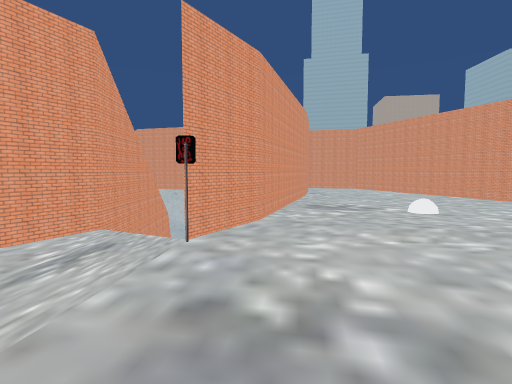
view 1 (above)

17 first-person views from a walk through a 3-D level made in the Unity game engine. The camera is 1.5 m above the floor, tilts 4° down and sees 80° across. The floor is counted in squares, 1 m on a side. Each view is taken from the middle of a square. On the plan, view 1 faces up. The plan holds only what a view shows up to about 15 squares ahead; the rest is blank. The place goes on beyond the plan. Some animated figures are left out.

view 2
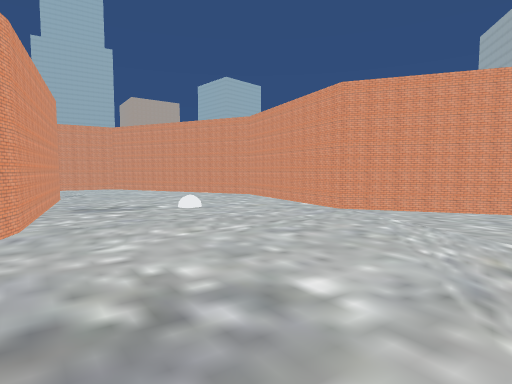

view 3
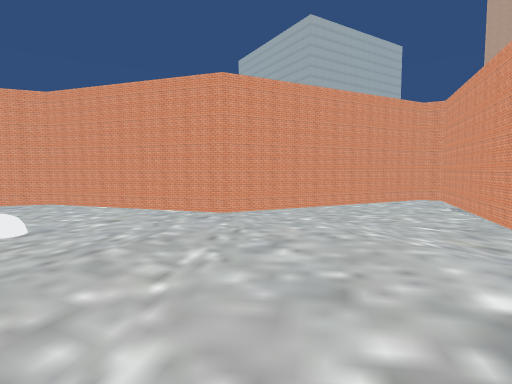

view 4
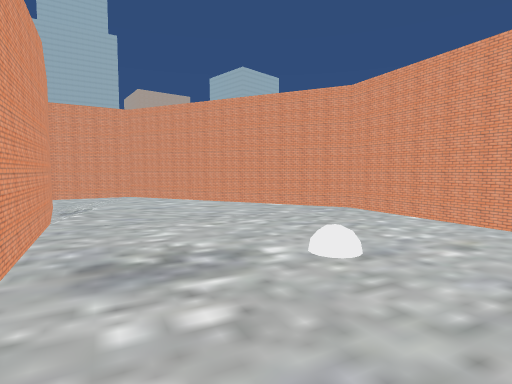

view 5
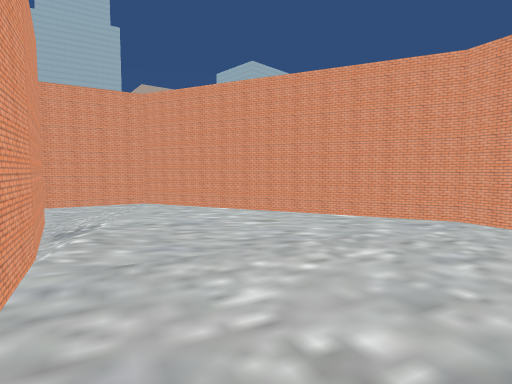

view 6
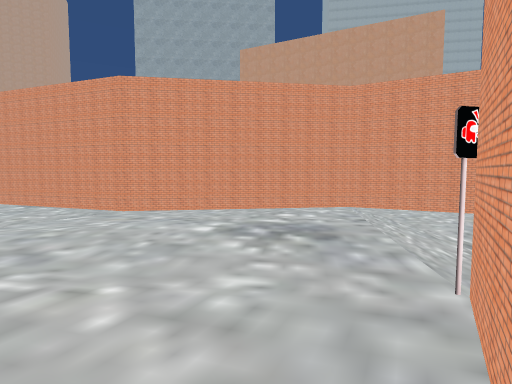

view 7
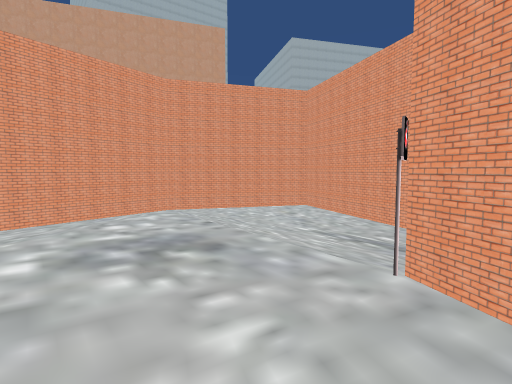

view 8
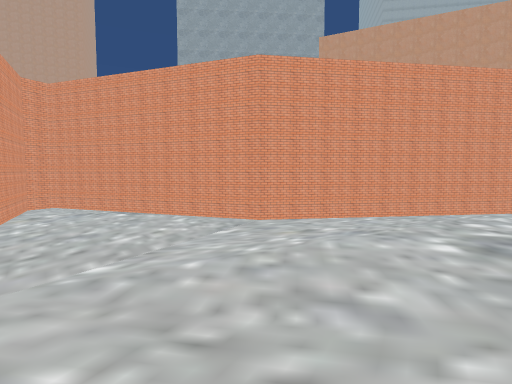

view 9
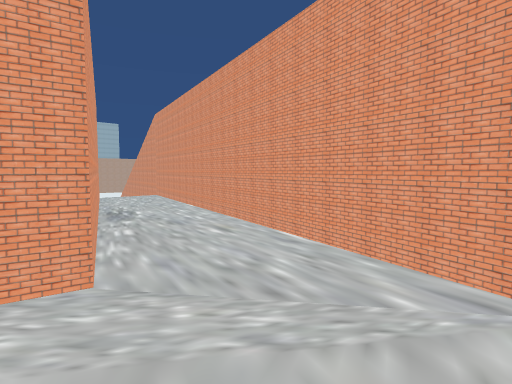

view 10
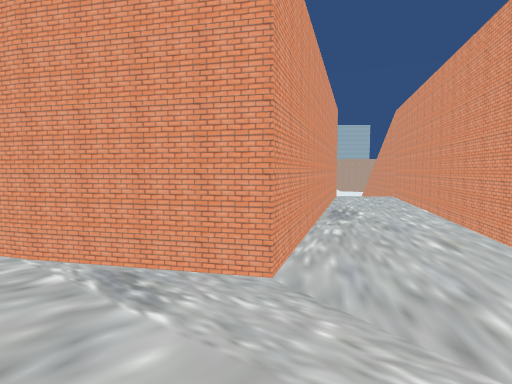

view 11
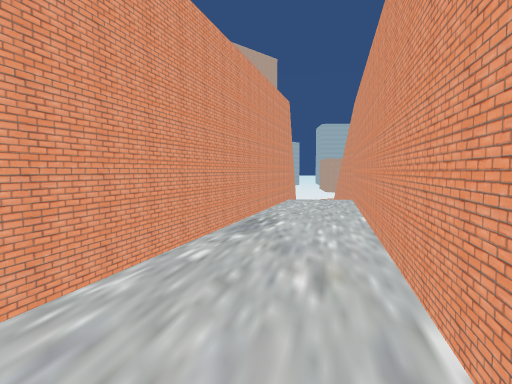

view 12
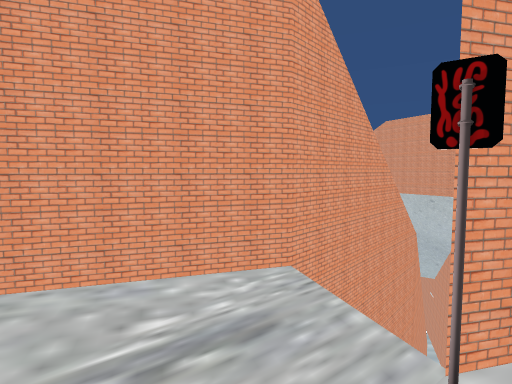

view 13
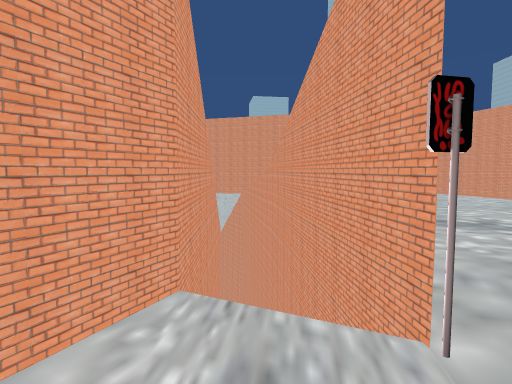

view 14
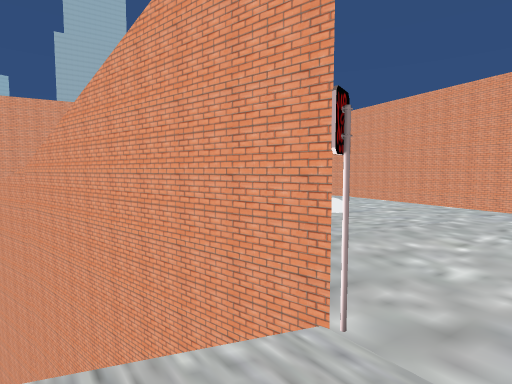

view 15
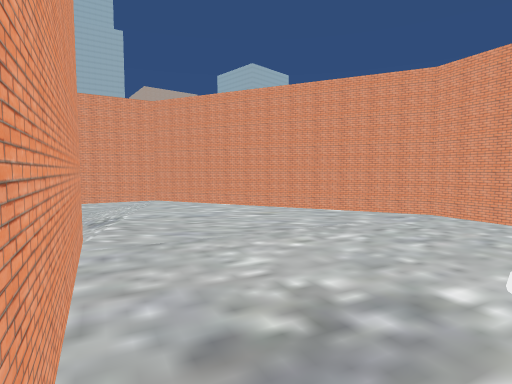

view 16
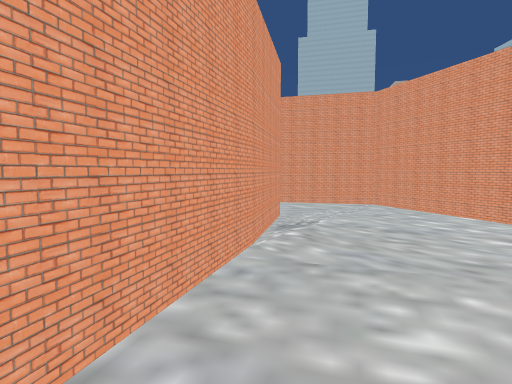

view 17
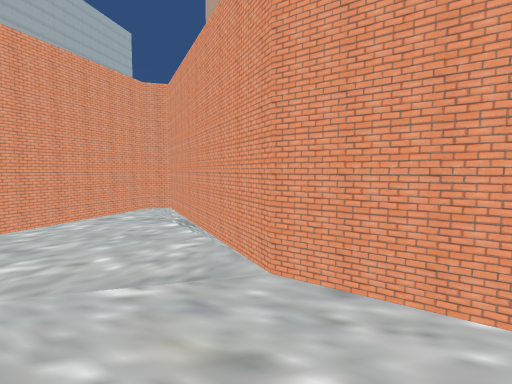

### Floor plan
Points are (right, up) in squares from view 1. A wall is a line through its corners. A room is listed if a view was taken in it or the views show most of it. See-through windows are left out.
Room 1 (views 1, 2, 3, 4, 5, 6, 7, 8, 9, 10, 11, 12, 13, 14, 15, 16, 17)
walls: (0.2, 9.3) (-1.5, 6.5) (-2.4, 14.4); (3, 18.3) (0.1, 9.2); (-4.2, 14.5) (-4, 7.7) (-8, 0.1) (-2.8, -2.6) (5.9, -1.2) (12, -3.5); (14.6, -3.5) (9.8, 6.1) (12.5, 14.1) (8.3, 25.4) (1, 27.3); (-9, 26.4) (3.8, 22.2) (2.9, 18.2)
objects: sign (-1, 6)

Positions as (right, up) in squares from view 1, and headings:
1: (0, 0), facing up
2: (-1, 0), facing up-right
3: (-1, 5), facing right
4: (1, 8), facing up-right
5: (2, 12), facing up-right
6: (1, 10), facing down
7: (3, 8), facing down-left
8: (6, 8), facing down
9: (8, 21), facing up-left
10: (8, 22), facing left
11: (6, 25), facing left
12: (-1, 4), facing up-left
13: (-3, 4), facing up
14: (-4, 5), facing up-right
15: (1, 11), facing up-right
16: (3, 12), facing up
17: (3, 2), facing down-right
